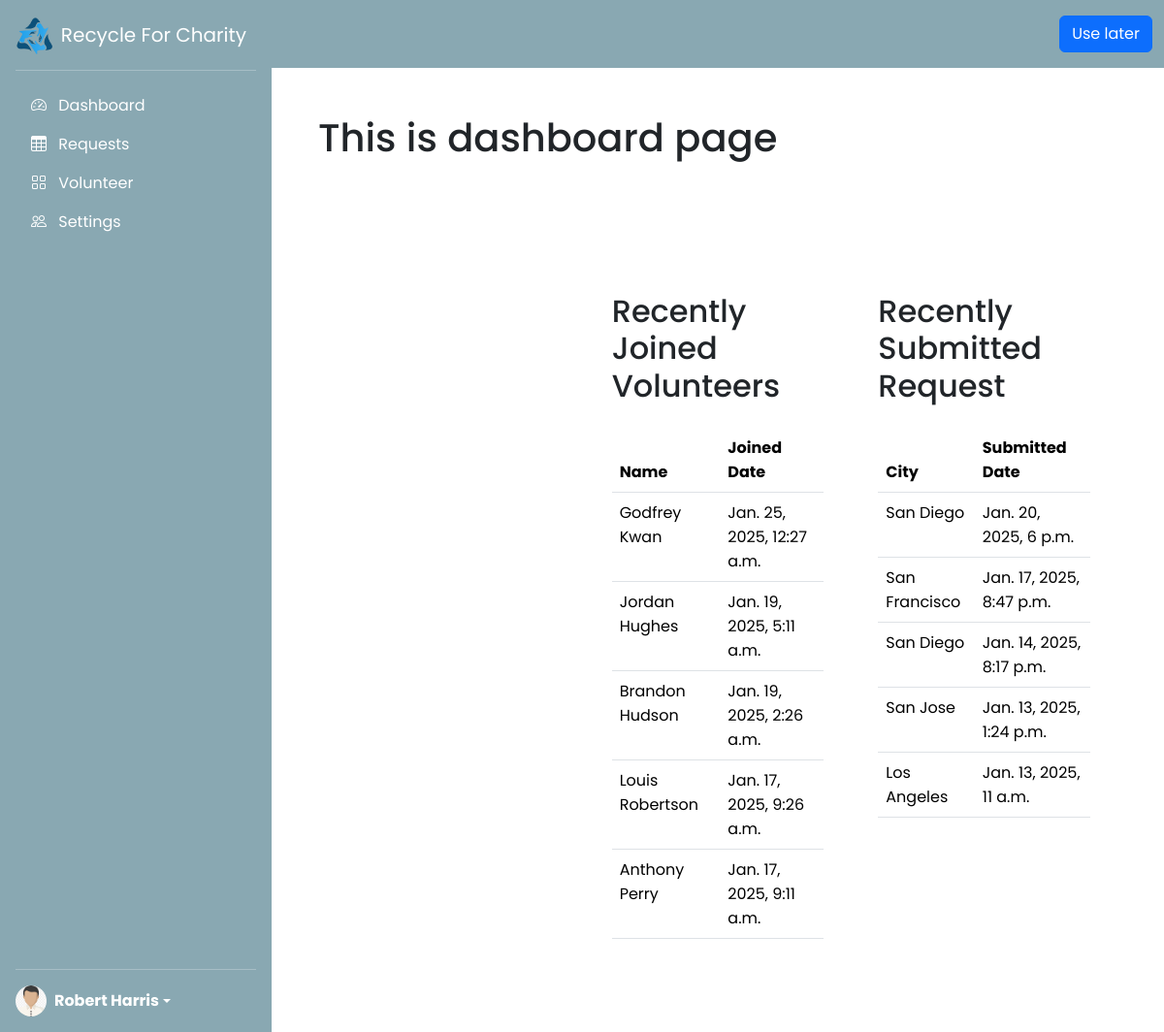
Page /portal/dashboard (signed in) on the committed database.
### homepage/models.py (models this page shows, shortened)
class Request(models.Model):
  first_name = models.CharField(max_length=256)
  last_name = models.CharField(max_length=256)
  email = models.CharField(max_length=256)
  phone = models.CharField(max_length=20)
  address = models.CharField(max_length=256)
  city = models.CharField(max_length=64)
  state = models.CharField(max_length=64)
  country = models.CharField(max_length=64)
  postal_code = models.CharField(max_length=64)
  status = models.CharField(max_length=32)
  date_created = models.DateTimeField(auto_now_add=False)
  date_completed = models.DateTimeField(null=True, blank=True)
  token = models.CharField(max_length=512)
  claimed_by = models.ForeignKey(AuthUser, null=True, blank=True, on_delete=models.SET_NULL, related_name="claimed_requests")

### portal/views/dashboardView.py (the view)
# urls.py: path("dashboard", DashboardView.as_view(), name="dashboard")
class DashboardView(LoginRequiredMixin, View):
    def dispatch(self, request, *args, **kwargs):
        if not request.user.is_staff:
            messages.error(request, "You do not have permission to access this page.")
            return redirect("portal:requests")  # Redirect non-staff users to requests page
        return super().dispatch(request, *args, **kwargs)
    def get(self, request):
        count_data = createCityCountChart()
        chart_data = createCityCountBreakdownChart()
        user_status_data = createActiveUserChart()
        volunteer_ranking = createVolunteerRankingChart()
        latest_joined_volunteer = createLatestJoinVolunteerData()
        latest_submitted_Request = createLatestSubmittedRequestData()
        return render(request, "portal/dashboard.html", {
            'chart_data': chart_data,
            'count_data': count_data,
            'user_status_data': user_status_data ,
            'volunteer_ranking' : volunteer_ranking,
            'latest_joined_volunteer': latest_joined_volunteer,
            'latest_submitted_Request': latest_submitted_Request
        })

### portal/views/dashboardView.py (called while the page is built)
def createLatestJoinVolunteerData():
    volunteers = AuthUser.objects.all().filter(
            is_staff=False).order_by('-date_joined')[:5]
    return volunteers

def createLatestSubmittedRequestData():
    requests = Request.objects.all().filter(status='pending').order_by('-date_created')[:5]
    return requests

def createActiveUserChart():
    user_status_counts = AuthUser.objects.all().filter(
        is_staff=False).values('is_active').annotate(count=Count('id'))
    data = {
        'chart': {
            'type': 'column'
        },
        'title': {
            'text': 'Volunteer Status'
        },
        'xAxis': {
            'categories': ['Active' if entry['is_active'] == True else 'Inactive' for entry in user_status_counts]
        },
        'yAxis': {
            'title': {
                'text': 'Count'
            }
        },
        'series': [{
            'name': 'Count',
            'data': [entry['count'] for entry in user_status_counts]
        }]
    }
    return data

def createCityCountChart():
    city_counts = Request.objects.values('city').annotate(
        total=Count('id')).order_by('-total')
    formatted_data = [{'name': entry['city'], 'y': entry['total']}
                      for entry in city_counts]
    data = {
        'chart': {
            'type': 'pie'
        },
        'title': {
            'text': 'City Request Count'
        },
        'series': [{
            'name': 'Count',
            'data': formatted_data
        }]
    }
    return data

### portal/templates/portal/dashboard.html (shortened to what this page needs)
{% extends "base.html" %}
{% block content %}
<div class="d-flex" style="display: flex;
  flex-wrap: nowrap;
  height: 100vh;
  height: -webkit-fill-available;
  max-height: 100vh;
  overflow-x: auto;
  overflow-y: hidden;">
  {% include "portal/includes/side-nav.html" %}
<div style="width: 100%;overflow-y:auto">
  {% include "portal/includes/header.html" %}
  <div class="container-fluid p-5">
    <h1>This is dashboard page</h1>
    <div class="container-fluid mt-4">
      <div class="row mb-5">
          <div class="col-12 col-sm-6 col-md-4 p-3">
          </div>
          <div class="col-12 col-sm-6 col-md-4 p-3">
          </div>
          <div class="col-12 col-sm-6 col-md-4 p-3">
          </div>
      </div>
      <div class="row py-3">
        <div class="col-12 col-sm-6 col-md-4 p-3">
        </div>
          <div class="col-12 col-sm-6 col-md-4 p-3">
            <div class="container">
              <h2 class="mb-4">Recently Joined Volunteers</h2>
              <table class="table">
                  <thead>
                      <tr>
                          <th>Name</th>
                          <th>Joined Date</th>
                      </tr>
                  </thead>
                  <tbody>
                      {% for user in latest_joined_volunteer %}
                          <tr>
                              <td>{{ user.first_name }} {{user.last_name }}</td>
                              <td>{{ user.date_joined }}</td>
                          </tr>
                      {% endfor %}
                  </tbody>
              </table>
            </div>
          </div>
          <div class="col-12 col-sm-6 col-md-4 p-3">
            <div class="container">
              <h2 class="mb-4">Recently Submitted Request</h2>
              <table class="table">
                  <thead>
                      <tr>
                          <th>City</th>
                          <th>Submitted Date</th>
                      </tr>
                  </thead>
                  <tbody>
                      {% for req in latest_submitted_Request %}
                          <tr>
                              <td>{{ req.city }}</td>
                              <td>{{ req.date_created }}</td>
                          </tr>
                      {% endfor %}
                  </tbody>
              </table>
            </div>
          </div>
      </div>
  </div>
</div>
{% endblock content %}

### portal/templates/portal/includes/side-nav.html (shortened to what this page needs)
{% load static %}
<div class="d-flex flex-column flex-shrink-0 p-3 text-white side-nav" style="width: 280px; height: 100%">
<link rel="stylesheet" href="{% static 'portal/css/side-nav.css' %}" />
<a href="/" class="d-flex align-items-center mb-3 mb-md-0 me-md-auto text-white text-decoration-none">
      <img src="{% static "images/logo.png" %}" alt="Logo" height="40" class="d-inline-block">
    <span class="fs-5 ms-2">Recycle For Charity</span>
  </a>
  <hr>
  <ul class="nav nav-pills flex-column mb-auto">
    {% if request.user.is_staff %}
    <li>
      <a href="{% url "portal:dashboard" %}" class="nav-link text-white">
        <i class="bi-speedometer2 me-2"></i>
        Dashboard
      </a>
    </li>
    {% endif %}
    <li>
      <a href="{% url "portal:requests" %}" class="nav-link text-white">
        <i class="bi-table me-2"></i>
        Requests
      </a>
    </li>
    <li>
      <a href="{% url "portal:volunteers" %}" class="nav-link text-white">
        <i class="bi-grid me-2"></i>
        Volunteer
      </a>
    </li>
    <li>
      <a href="{% url "portal:settings" %}" class="nav-link text-white">
        <i class="bi-people me-2"></i>
        Settings
      </a>
    </li>
  </ul>
  <hr>
  <div class="dropdown">
    <a href="#" class="d-flex align-items-center text-white text-decoration-none dropdown-toggle" id="dropdownUser1" data-bs-toggle="dropdown" aria-expanded="false">
      <img src="{% static "images/user_thumbnail.png" %}" alt="" width="32" height="32" class="rounded-circle me-2">
      <strong>{{user.first_name}} {{user.last_name}}</strong>
    </a>
  </div>
</div>

### static/css/style.css (style rules this page uses)
body { font-family: "Poppins", sans-serif; }

### portal/static/portal/css/side-nav.css (style rules this page uses)
.side-nav { background-color: #89A8B2; }

### rows in the picture
Request: city "San Diego", date_created "Jan. 20, 2025, 6 p.m."
Request: city "San Francisco", date_created "Jan. 17, 2025, 8:47 p.m."
Request: city "San Diego", date_created "Jan. 14, 2025, 8:17 p.m."
Request: city "San Jose", date_created "Jan. 13, 2025, 1:24 p.m."
Request: city "Los Angeles", date_created "Jan. 13, 2025, 11 a.m."

### other values in the picture
{{ user.first_name }} "Robert"
{{ user.last_name }} "Harris"
{{ user.first_name }} "Godfrey"
{{ user.last_name }} "Kwan"
{{ user.date_joined }} "Jan. 25, 2025, 12:27 a.m."
{{ user.first_name }} "Jordan"
{{ user.last_name }} "Hughes"
{{ user.date_joined }} "Jan. 19, 2025, 5:11 a.m."
{{ user.first_name }} "Brandon"
{{ user.last_name }} "Hudson"
{{ user.date_joined }} "Jan. 19, 2025, 2:26 a.m."
{{ user.first_name }} "Louis"
{{ user.last_name }} "Robertson"
{{ user.date_joined }} "Jan. 17, 2025, 9:26 a.m."
{{ user.first_name }} "Anthony"
